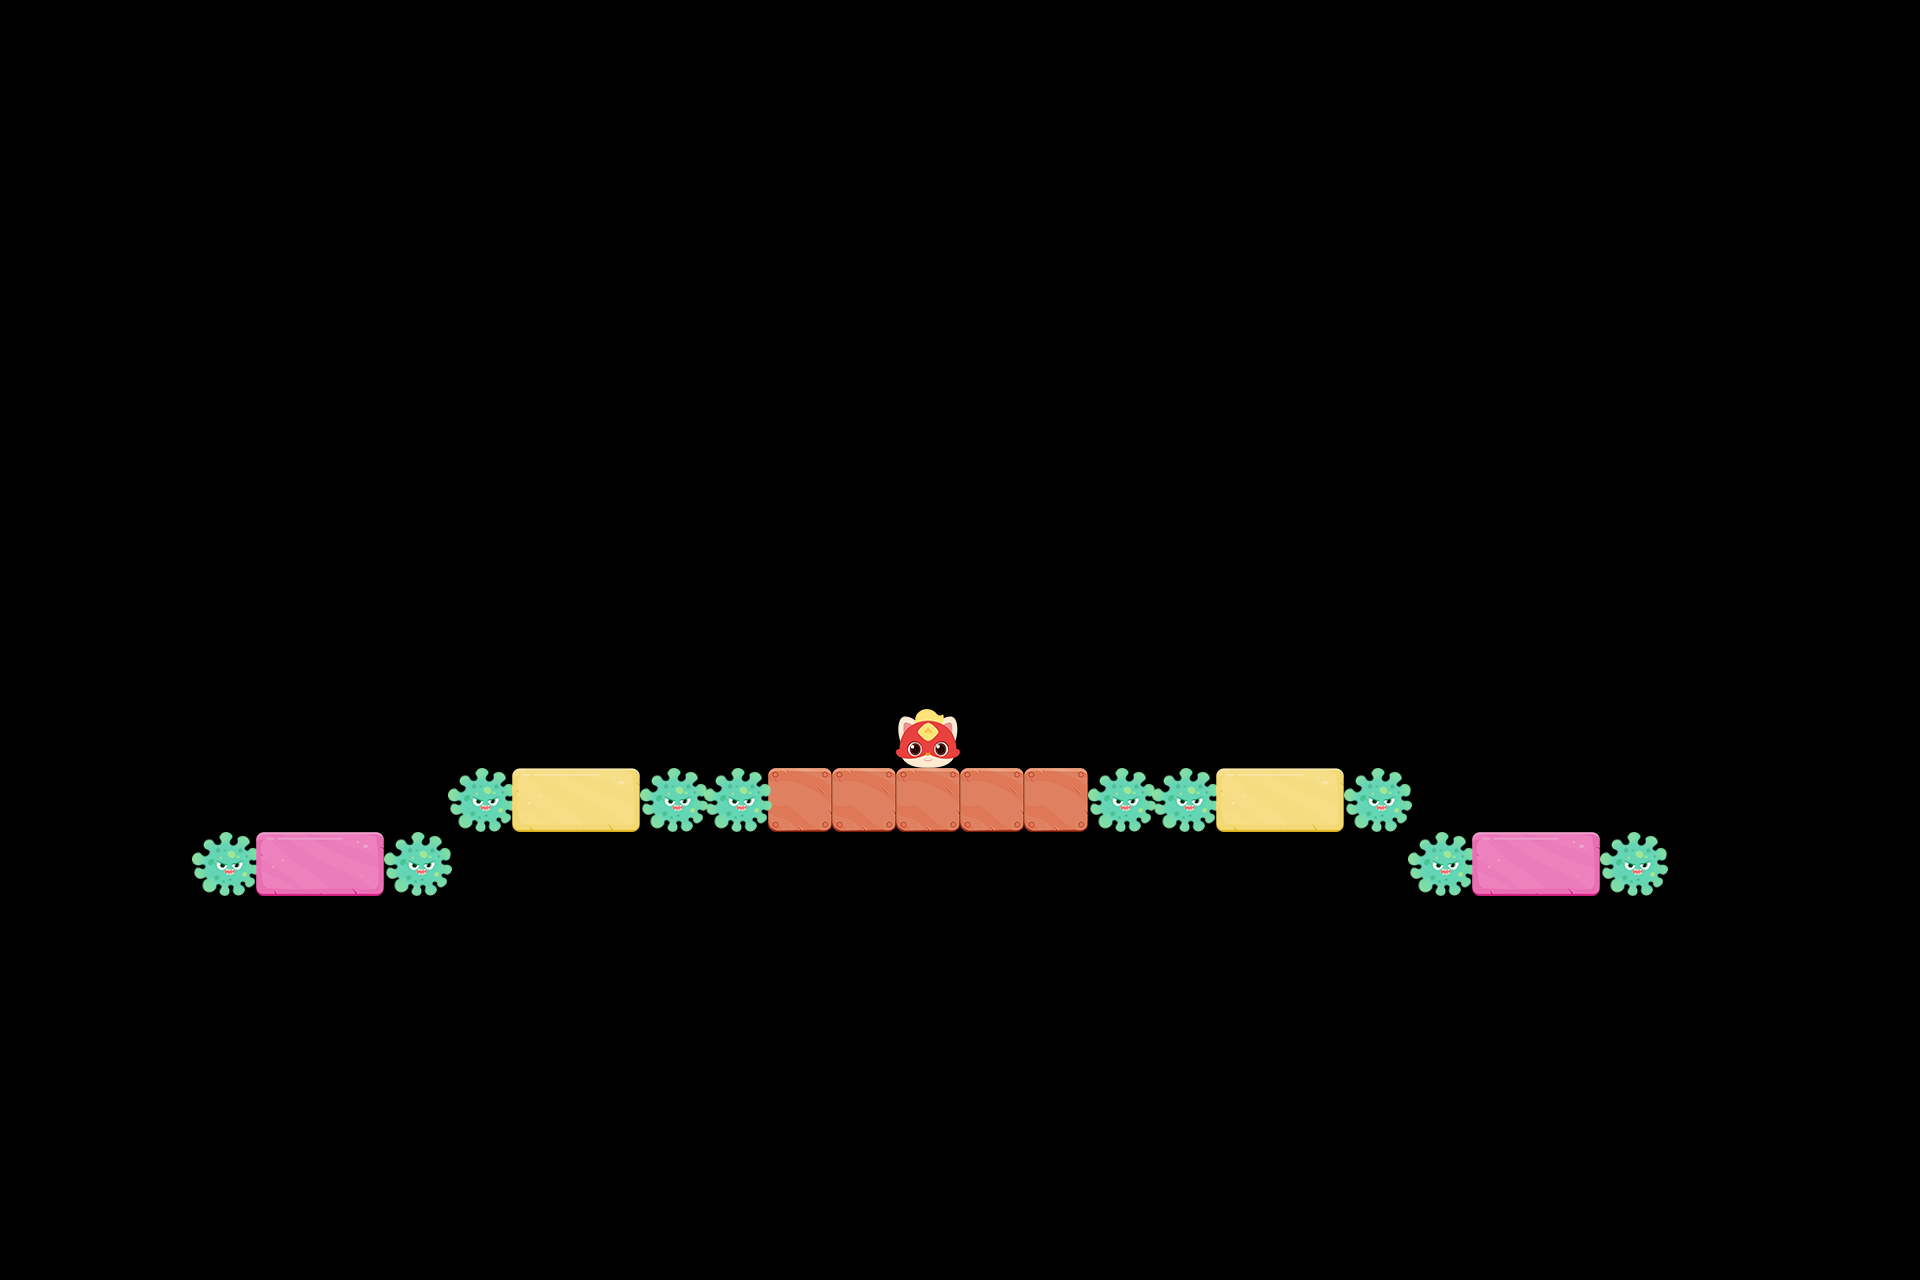

Rendered tile map (Tiled .tmx) drawn with the repository's tilesets; below, a short description and the map source with its tile grids summarised:
An orthogonal 30x20 tile map with 64x64 px tiles, 4 tile layers (墙, 障碍物, 砖块, 玩家).

<map version="1.9" tiledversion="1.9.2" orientation="orthogonal" renderorder="right-down" width="30" height="20" tilewidth="64" tileheight="64" infinite="0" nextlayerid="5" nextobjectid="1">
 <tileset firstgid="1" name="tile" tilewidth="739" tileheight="491" tilecount="32" columns="0">
  <grid orientation="orthogonal" width="1" height="1" />
  <tile id="0">
   <image width="64" height="59" source="../images/编程猫.png" />
  </tile>
  <tile id="1">
   <image width="68" height="64" source="../images/障碍物.png" />
  </tile>
  <tile id="2">
   <image width="64" height="71" source="../images/草灵灵.png" />
  </tile>
  <tile id="3">
   <image width="64" height="45" source="../images/大黄鸡.png" />
  </tile>
  <tile id="4">
   <image width="128" height="64" source="../images/会移动的砖块.png" />
  </tile>
  <tile id="5">
   <image width="64" height="84" source="../images/蓝雀.png" />
  </tile>
  <tile id="6">
   <image width="61" height="64" source="../images/木叶龙.png" />
  </tile>
  <tile id="7">
   <image width="64" height="51" source="../images/气泡鱼.png" />
  </tile>
  <tile id="8">
   <image width="64" height="64" source="../images/墙.png" />
  </tile>
  <tile id="9">
   <image width="56" height="106" source="../images/探月兔.png" />
  </tile>
  <tile id="10">
   <image width="64" height="76" source="../images/涂鸦狐.png" />
  </tile>
  <tile id="11">
   <image width="64" height="64" source="../images/小巴格.png" />
  </tile>
  <tile id="12">
   <image width="64" height="59" source="../images/小黄鸡.png" />
  </tile>
  <tile id="13">
   <image width="64" height="88" source="../images/小火熊.png" />
  </tile>
  <tile id="14">
   <image width="64" height="50" source="../images/小圆狸.png" />
  </tile>
  <tile id="15">
   <image width="80" height="80" source="../images/邪恶的敌人1.png" />
  </tile>
  <tile id="16">
   <image width="80" height="77" source="../images/邪恶的敌人2.png" />
  </tile>
  <tile id="17">
   <image width="80" height="57" source="../images/邪恶的敌人3.png" />
  </tile>
  <tile id="18">
   <image width="706" height="444" source="../images/游戏过关1.png" />
  </tile>
  <tile id="19">
   <image width="396" height="406" source="../images/游戏过关2.png" />
  </tile>
  <tile id="20">
   <image width="508" height="410" source="../images/游戏过关3.png" />
  </tile>
  <tile id="21">
   <image width="549" height="483" source="../images/游戏通关1.png" />
  </tile>
  <tile id="22">
   <image width="739" height="491" source="../images/游戏通关2.png" />
  </tile>
  <tile id="23">
   <image width="64" height="64" source="../images/block.png" />
  </tile>
  <tile id="24">
   <image width="128" height="64" source="../images/brick0.png" />
  </tile>
  <tile id="25">
   <properties>
    <property name="num" type="int" value="1" />
   </properties>
   <image width="128" height="64" source="../images/brick1.png" />
  </tile>
  <tile id="26">
   <properties>
    <property name="num" type="int" value="2" />
   </properties>
   <image width="128" height="64" source="../images/brick2.png" />
  </tile>
  <tile id="27">
   <image width="128" height="64" source="../images/brick3.png" />
  </tile>
  <tile id="28">
   <image width="128" height="64" source="../images/brick4.png" />
  </tile>
  <tile id="29">
   <image width="128" height="64" source="../images/brick5.png" />
  </tile>
  <tile id="30">
   <image width="128" height="64" source="../images/brick6.png" />
  </tile>
  <tile id="31">
   <image width="64" height="46" source="../images/panda.png" />
  </tile>
 </tileset>
 <layer id="1" name="墙" width="30" height="20">
  <data>[600 cells, 5 non-empty, 1 distinct tile ids]</data>
 </layer>
 <layer id="4" name="障碍物" width="30" height="20">
  <data>[600 cells, 10 non-empty, 1 distinct tile ids]</data>
 </layer>
 <layer id="2" name="砖块" width="30" height="20">
  <data>[600 cells, 4 non-empty, 2 distinct tile ids]</data>
 </layer>
 <layer id="3" name="玩家" width="30" height="20">
  <data>[600 cells, 1 non-empty, 1 distinct tile ids]</data>
 </layer>
</map>
